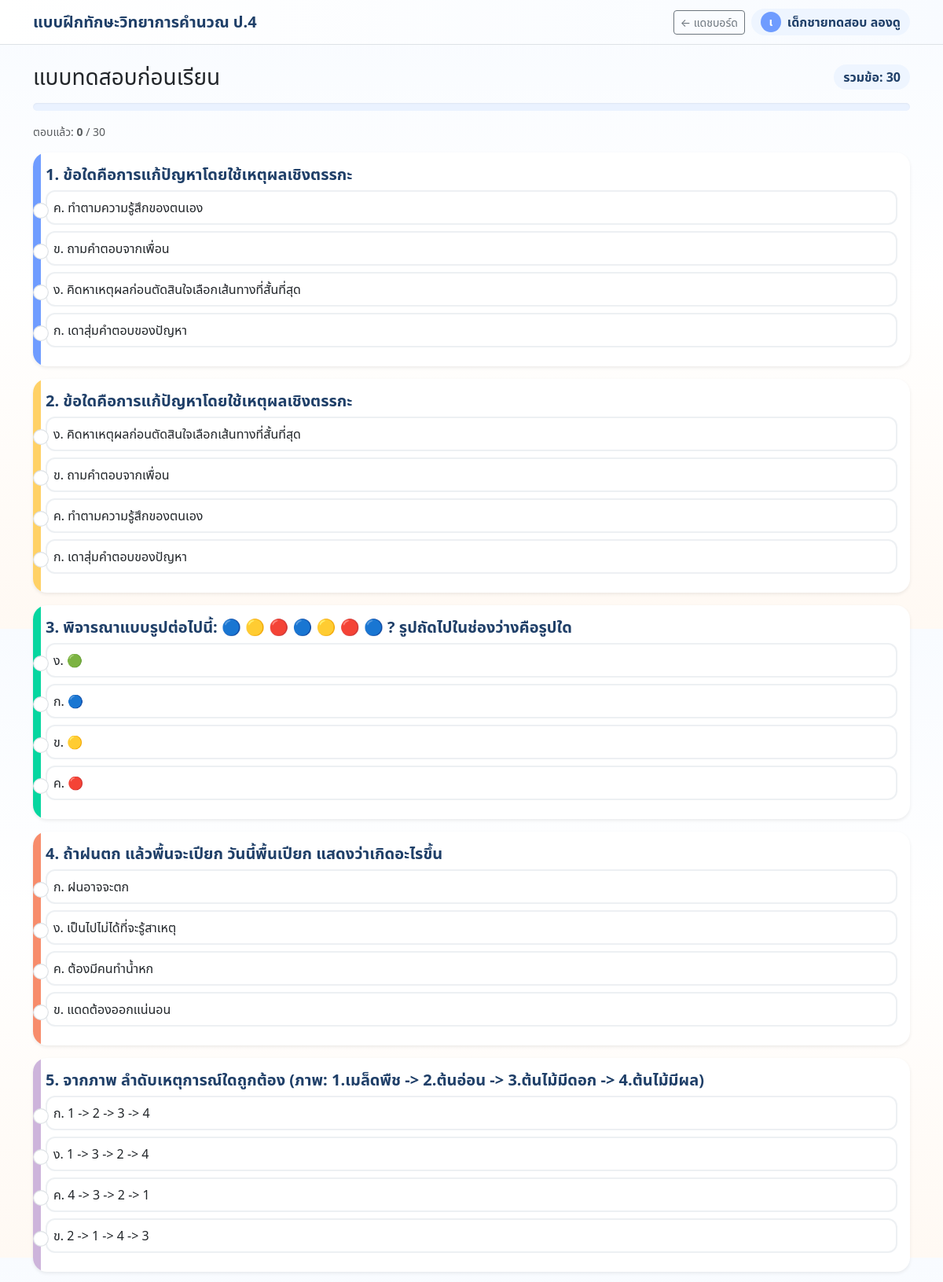
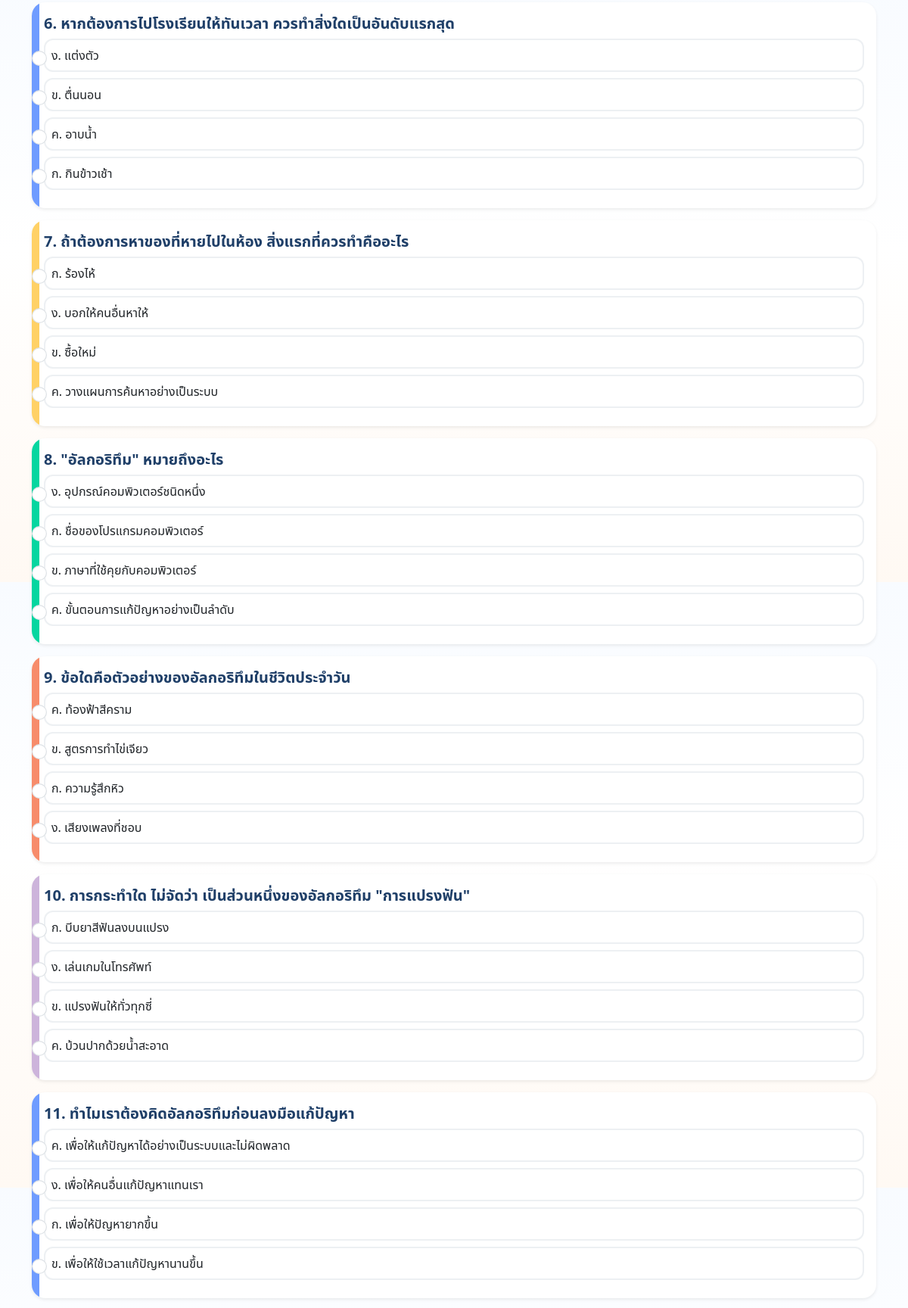
The page /pages/student_test.php (signed in, upper part) on the database its author committed (2 pictures, top to bottom).
### tables this page shows
CREATE TABLE `choices` (
  `id` int NOT NULL,
  `question_id` int NOT NULL,
  `text` varchar(300) NOT NULL,
  `image_path` varchar(255) DEFAULT NULL,
  `is_correct` tinyint DEFAULT '0'
);

### pages/student_test.php (the view, shortened to what this page needs)
<?php
require_once '../includes/db.php';
function bind_params_refs(mysqli_stmt $stmt, string $types, array $values): void {
  $params = []; $params[] = &$types;
  foreach ($values as $i => $v) { $params[] = &$values[$i]; }
  call_user_func_array([$stmt, 'bind_param'], $params);
}
function has_column(mysqli $conn, string $table, string $column): bool {
  $sql = "SELECT 1 FROM INFORMATION_SCHEMA.COLUMNS
          WHERE TABLE_SCHEMA = DATABASE() AND TABLE_NAME = ? AND COLUMN_NAME = ? LIMIT 1";
  $st = $conn->prepare($sql);
  $st->bind_param('ss', $table, $column);
  $st->execute();
  return (bool)$st->get_result()->fetch_row();
}
function resolve_student_name(mysqli $conn): string {
  foreach (['display_name','full_name','student_name','name','username'] as $k) {
    if (!empty($_SESSION[$k])) return (string)$_SESSION[$k];
  }
  return 'นักเรียน';
}
function thai_initial(string $name): string {
  $ch = mb_substr(trim($name), 0, 1, 'UTF-8');
  return mb_strtoupper($ch, 'UTF-8');
}
function pick_dashboard_url(): string {
  $candidates = [
    '../student/dashboard.php',
    '../pages/student_dashboard.php',
    '../dashboard.php',
    '../home.php',
    'dashboard.php',
    'index.php',
  ];
  foreach ($candidates as $p) {
    $abs = realpath(__DIR__ . '/' . $p);
    if ($abs && is_file($abs)) return $p;
  }
  return 'javascript:history.back()';
}
$SITE_TITLE   = 'แบบฝึกทักษะวิทยาการคำนวณ ป.4';
$studentName  = resolve_student_name($conn);
$initial      = thai_initial($studentName);
$dashboardUrl = pick_dashboard_url();
$title     = 'แบบทดสอบก่อนเรียน';
$QUESTION_COUNT = 30;
$hasQImage = has_column($conn, 'questions', 'image_path');
$hasCImage = has_column($conn, 'choices',   'image_path');
$view = 'form';
$questions = [];
$attempt = null;
if ($_SERVER['REQUEST_METHOD'] === 'GET') {
  $stmt = $conn->prepare("SELECT id FROM questions WHERE active=1 ORDER BY RAND() LIMIT ?");
  $stmt->bind_param('i', $QUESTION_COUNT);
  $stmt->execute();
  $res  = $stmt->get_result();
  $qids = array_map('intval', array_column($res->fetch_all(MYSQLI_ASSOC), 'id'));
  if (count($qids) < $QUESTION_COUNT) {
    $view = 'not_enough';
  } else {
    $inQ   = implode(',', array_fill(0, count($qids), '?'));
    $types = str_repeat('i', count($qids));
    if ($hasQImage && $hasCImage) {
      $sql = "SELECT q.id AS qid, q.`text` AS qtext, q.image_path AS qimg,
                     c.id AS cid, c.`text` AS ctext, c.image_path AS cimg
              FROM questions q
              JOIN choices   c ON c.question_id = q.id
              WHERE q.id IN ($inQ)
              ORDER BY q.id, RAND()";
    }
    $stmt = $conn->prepare($sql);
    bind_params_refs($stmt, $types, $qids);
    $stmt->execute();
    $res = $stmt->get_result();
    while ($row = $res->fetch_assoc()) {
      $qid = (int)$row['qid'];
      if (!isset($questions[$qid])) {
        $questions[$qid] = [
          'text'    => (string)$row['qtext'],
          'qimg'    => $row['qimg'] ?? null,
          'choices' => []
        ];
      }
      $questions[$qid]['choices'][] = [
        'cid'  => (int)$row['cid'],
        'text' => (string)$row['ctext'],
        'cimg' => $row['cimg'] ?? null
      ];
    }
  }
}
?>
<!doctype html>
<html lang="th">
<head>
  <link href="https://cdn.jsdelivr.net/npm/bootstrap@5.3.3/dist/css/bootstrap.min.css" rel="stylesheet">
</head>
<body>
<nav class="navbar navbar-expand-lg border-bottom sticky-top">
  <div class="container">
    <span class="navbar-brand brand-title"><?= htmlspecialchars($SITE_TITLE) ?></span>
    <div class="ms-auto d-flex align-items-center gap-2">
      <a class="btn btn-outline-secondary btn-sm" href="<?= htmlspecialchars($dashboardUrl) ?>">← แดชบอร์ด</a>
      <span class="user-pill">
        <span class="user-avatar"><?= htmlspecialchars($initial) ?></span>
        <span class="d-none d-sm-inline"><?= htmlspecialchars($studentName) ?></span>
      </span>
    </div>
  </div>
</nav>
<div class="container my-4">
<?php if ($view === 'not_enough'): ?>
  <div class="alert alert-warning">
    <h5 class="alert-heading mb-2">ข้อสอบในคลังไม่เพียงพอ</h5>
    <p class="mb-0">ต้องมีอย่างน้อย <?= (int)$QUESTION_COUNT ?> ข้อใน <code>questions</code> (active=1) จึงจะเริ่มทำแบบทดสอบได้</p>
  </div>
<?php else: ?>
  <div class="d-flex align-items-center justify-content-between mb-3">
    <h3 class="mb-0"><?= htmlspecialchars($title) ?></h3>
    <span class="meta-pill">รวมข้อ: <span id="totalQ"><?= count($questions) ?></span></span>
  </div>
  <div class="progress mb-3" style="height: 10px;">
  </div>
  <p class="small text-muted mb-3">ตอบแล้ว: <strong id="answeredCount">0</strong> / <span id="totalQ2"><?= count($questions) ?></span></p>
  <form id="examForm" method="post" novalidate>
    <?php
    $no = 1;
    foreach ($questions as $qid => $q):
      $anchor = 'q-card-'.$qid;
    ?>
      <div class="card mb-3 shadow-sm question-card" id="<?= $anchor ?>">
        <div class="card-body">
          <h5 class="card-title mb-2"><?= $no.'. '.htmlspecialchars($q['text']) ?></h5>
          <?php foreach ($q['choices'] as $ch):
            $name = 'q['.$qid.']';
            $id   = 'q'.$qid.'_c'.$ch['cid'];
            $text = trim((string)$ch['text']);
          ?>
            <div class="form-check border p-2 mb-2 choice-item">
              <input class="form-check-input" type="radio" name="<?= $name ?>" id="<?= $id ?>" value="<?= (int)$ch['cid'] ?>" required>
              <label class="form-check-label w-100" for="<?= $id ?>">
                <?php if ($text !== ''): ?>
                  <div><?= htmlspecialchars($text) ?></div>
                <?php endif; ?>
              </label>
            </div>
          <?php endforeach; ?>
        </div>
      </div>
    <?php
      $no++;
    endforeach;
    ?>
  </form>
<?php endif; ?>
</div>
</body>
</html>

### pages/student_test.php (style rules this page uses)
:root { --brand1:#6f9cff; --brand2:#ffd166; --brand3:#06d6a0; --brand4:#f78c6b; --brand5:#cdb4db; --card-radius: 18px; }
body { background: linear-gradient(180deg, #f8fbff 0%, #ffffff 45%, #fff9f3 100%); font-family: 'Kanit', system-ui, -apple-system, Segoe UI, Roboto, 'Helvetica Neue', Arial, 'Noto Sans Thai', sans-serif; }
.navbar { background: linear-gradient(90deg, #ffffff 0%, #f8fbff 100%) !important; }
.brand-title { font-weight: 700; color:#1f3f68; }
.user-pill { background:#eef5ff; color:#1f3f68; border-radius:999px; padding:.25rem .75rem; font-weight:600; display:inline-flex; align-items:center; gap:.5rem; }
.user-avatar { width:26px; height:26px; border-radius:50%; background:#6f9cff; color:#fff; display:inline-flex; align-items:center; justify-content:center; font-size:.9rem; font-weight:700; }
.question-card { border: none; border-radius: var(--card-radius); box-shadow: 0 6px 18px rgba(31,63,104,.08); overflow: hidden; position: relative; }
.question-card::before { content:""; position:absolute; inset:0 auto 0 0; width:10px; background: var(--accent, var(--brand1)); }
.question-card:nth-of-type(5n+1) { --accent: var(--brand1); }
.question-card:nth-of-type(5n+2) { --accent: var(--brand2); }
.question-card:nth-of-type(5n+3) { --accent: var(--brand3); }
.question-card:nth-of-type(5n+4) { --accent: var(--brand4); }
.question-card:nth-of-type(5n+5) { --accent: var(--brand5); }
.card-title { font-weight: 700; color:#1f3f68; }
.choice-item { border: 2px solid rgba(31,63,104,.08) !important; border-radius: 12px; background: #fff; transition: box-shadow .15s, border-color .15s, background-color .15s; cursor:pointer; }
.form-check-input { transform: scale(1.25); margin-top:.5rem; }
.progress { background:#eaf2ff; border-radius: 999px; box-shadow: inset 0 1px 2px rgba(0,0,0,.05); }
.meta-pill { background:#eef5ff; color:#1f3f68; border-radius: 999px; padding:.25rem .75rem; font-weight:600; }

### rows shown on the page
choices: text "ค. ทำตามความรู้สึกของตนเอง"
choices: text "ง. คิดหาเหตุผลก่อนตัดสินใจเลือกเส้นทางที่สั้นที่สุด"
choices: text "ก. เดาสุ่มคำตอบของปัญหา"
choices: text "ง. คิดหาเหตุผลก่อนตัดสินใจเลือกเส้นทางที่สั้นที่สุด"
choices: text "ข. ถามคำตอบจากเพื่อน"
choices: text "ค. ทำตามความรู้สึกของตนเอง"
choices: text "ก. เดาสุ่มคำตอบของปัญหา"
choices: text "ง. 🟢"
choices: text "ก. 🔵"
choices: text "ข. 🟡"
choices: text "ค. 🔴"
choices: text "ก. ฝนอาจจะตก"
choices: text "ง. เป็นไปไม่ได้ที่จะรู้สาเหตุ"
choices: text "ค. ต้องมีคนทำน้ำหก"
choices: text "ข. แดดต้องออกแน่นอน"
choices: text "ก. 1 -> 2 -> 3 -> 4"
choices: text "ง. 1 -> 3 -> 2 -> 4"
choices: text "ค. 4 -> 3 -> 2 -> 1"
choices: text "ข. 2 -> 1 -> 4 -> 3"
choices: text "ง. แต่งตัว"
choices: text "ข. ตื่นนอน"
choices: text "ค. อาบน้ำ"
choices: text "ก. กินข้าวเช้า"
choices: text "ก. ร้องไห้"
choices: text "ง. บอกให้คนอื่นหาให้"
choices: text "ข. ซื้อใหม่"
choices: text "ค. วางแผนการค้นหาอย่างเป็นระบบ"
choices: text "ง. อุปกรณ์คอมพิวเตอร์ชนิดหนึ่ง"
choices: text "ก. ชื่อของโปรแกรมคอมพิวเตอร์"
choices: text "ข. ภาษาที่ใช้คุยกับคอมพิวเตอร์"
choices: text "ค. ขั้นตอนการแก้ปัญหาอย่างเป็นลำดับ"
choices: text "ค. ท้องฟ้าสีคราม"
choices: text "ข. สูตรการทำไข่เจียว"
choices: text "ก. ความรู้สึกหิว"
choices: text "ง. เสียงเพลงที่ชอบ"
choices: text "ก. บีบยาสีฟันลงบนแปรง"
choices: text "ง. เล่นเกมในโทรศัพท์"
choices: text "ข. แปรงฟันให้ทั่วทุกซี่"
choices: text "ค. บ้วนปากด้วยน้ำสะอาด"
choices: text "ค. เพื่อให้แก้ปัญหาได้อย่างเป็นระบบและไม่ผิดพลาด"
choices: text "ง. เพื่อให้คนอื่นแก้ปัญหาแทนเรา"
choices: text "ก. เพื่อให้ปัญหายากขึ้น"
choices: text "ข. เพื่อให้ใช้เวลาแก้ปัญหานานขึ้น"

### other values the page prints
$SITE_TITLE "แบบฝึกทักษะวิทยาการคำนวณ ป.4"
$initial "เ"
$studentName "เด็กชายทดสอบ ลองดู"
$title "แบบทดสอบก่อนเรียน"
count($questions) "30"
$q['text'] "ข้อใดคือการแก้ปัญหาโดยใช้เหตุผลเชิงตรรกะ"
$text "ข. ถามคำตอบจากเพื่อน"
$q['text'] "พิจารณาแบบรูปต่อไปนี้: 🔵 🟡 🔴 🔵 🟡 🔴 🔵 ? รูปถัดไปในช่องว่างคือรูปใด"
$q['text'] "ถ้าฝนตก แล้วพื้นจะเปียก วันนี้พื้นเปียก แสดงว่าเกิดอะไรขึ้น"
$q['text'] "จากภาพ ลำดับเหตุการณ์ใดถูกต้อง (ภาพ: 1.เมล็ดพืช -> 2.ต้นอ่อน -> 3.ต้นไม้มีดอก -> 4.ต้นไม้มีผล)"
$q['text'] "หากต้องการไปโรงเรียนให้ทันเวลา ควรทำสิ่งใดเป็นอันดับแรกสุด"
$q['text'] "ถ้าต้องการหาของที่หายไปในห้อง สิ่งแรกที่ควรทำคืออะไร"
$q['text'] "\"อัลกอริทึม\" หมายถึงอะไร"
$q['text'] "ข้อใดคือตัวอย่างของอัลกอริทึมในชีวิตประจำวัน"
$q['text'] "การกระทำใด ไม่จัดว่า เป็นส่วนหนึ่งของอัลกอริทึม \"การแปรงฟัน\""
